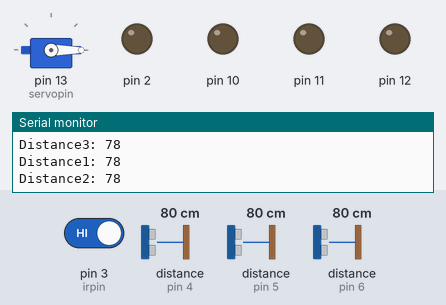
This sketch was run on a simulated Arduino Uno, built with avr-gcc and run on an emulated ATmega328P. Shown: servo, output pins drawn as LEDs (lit = HIGH), the last lines printed to the serial monitor. Wiring (inferred from the names in the program): 3 × ultrasonic range finder: trigger pin 7, echo pin 5 / trigger pin 8, echo pin 4 / trigger pin 9, echo pin 6. Dashed ring = blinking. The inputs (shaded band) are chosen by the test bench; at power-on: distance to the obstacle (sensors on pin 5, pin 4, pin 6) 80 cm, pin 3 (irpin) HIGH. The echo pulse lasts 58.3 µs per cm; pins used as bus, display or sensor lines are not drawn.

Above: at 1.2 s.
1.3 s: distance to the obstacle (sensor on pin 5) set to 19 cm
4.3 s: distance to the obstacle (sensor on pin 5) set to 14 cm
At 5.0 s:
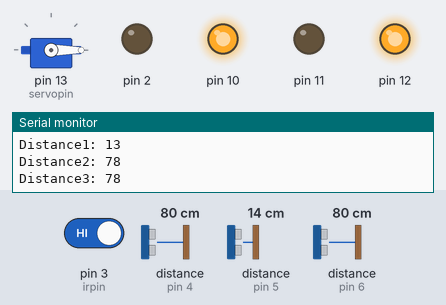
5.8 s: pin 3 (irpin) driven LOW
At 6.6 s:
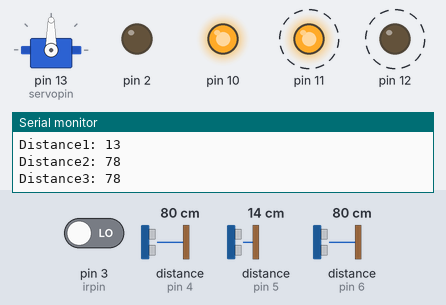
8.8 s: pin 3 (irpin) driven HIGH
At 9.4 s:
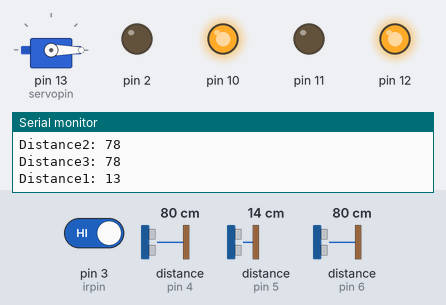
Timing chart, 0 to 11.8 s (numbered marks = the images above; inputs shaded):
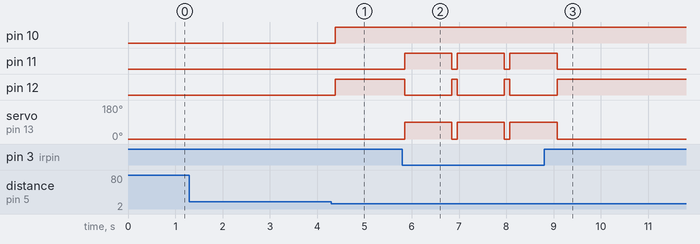

The sketch:

automatic_vacuum_cleaner_1.ino
```cpp
#include<Servo.h>
#define maxdistance 100
// defining the pins
const int trigPin1 = 7;
const int echoPin1 = 5;
const int trigPin2 = 8;
const int echoPin2 = 4;
const int trigPin3 = 9;
const int echoPin3 = 6;
const int servopin = 13;
int irpin = 3;
Servo servo;
// defining variables
long duration1;
long duration2;
long duration3;
int distanceleft;
int distancefront;
int distanceright;
int a=0;
void setup() {
  Serial.begin(9600);
  pinMode(trigPin1, OUTPUT);
  pinMode(trigPin2, OUTPUT);
  pinMode(trigPin3, OUTPUT);// Sets the trigPin as an Output
  pinMode(echoPin1, INPUT); // Sets the echoPin as an Input
  pinMode(echoPin2, INPUT);
  pinMode(echoPin3, INPUT);
  pinMode(irpin, INPUT);
  pinMode(12, OUTPUT);
  pinMode(11, OUTPUT);
  pinMode(2, OUTPUT);
  pinMode(10, OUTPUT);
  servo.attach(servopin);
  servo.write(0);


}
void loop() {
  digitalWrite(trigPin1, LOW);
  delayMicroseconds(2);
  digitalWrite(trigPin1, HIGH);
  delayMicroseconds(10);
  digitalWrite(trigPin1, LOW);
  duration1 = pulseIn(echoPin1, HIGH);
  distanceleft = duration1 * 0.034 / 2;
  Serial.print("Distance1: ");
  Serial.println(distanceleft);
  digitalWrite(trigPin2, LOW);
  delayMicroseconds(2);
  digitalWrite(trigPin2, HIGH);
  delayMicroseconds(10);
  digitalWrite(trigPin2, LOW);
  duration2 = pulseIn(echoPin2, HIGH);
  distancefront = duration2 * 0.034 / 2;
  Serial.print("Distance2: ");
  Serial.println(distancefront);
  digitalWrite(trigPin3, LOW);
  delayMicroseconds(2);
  digitalWrite(trigPin3, HIGH);
  delayMicroseconds(10);
  digitalWrite(trigPin3, LOW);
  duration3 = pulseIn(echoPin3, HIGH);
  distanceright = duration3 * 0.034 / 2;
  Serial.print("Distance3: ");
  Serial.println(distanceright);
  int s = digitalRead(irpin);
  if(s==LOW)

  {
    digitalWrite(12, LOW);
    digitalWrite(11, HIGH);
    digitalWrite(2, LOW);
    digitalWrite(10, HIGH);
    servo.write(90);
      delay(1000);
    a=1;
    }
  else
    servo.write(0);
  if ((a==0)&&(s==LOW)&&(distanceleft <= 15 && distancefront > 15 && distanceright <= 15) || (a==0)&&(s==LOW)&&(distanceleft > 15 && distancefront > 15 && distanceright > 15))
  {
    digitalWrite(12, HIGH);
    digitalWrite(11, LOW);
    digitalWrite(2, HIGH);
    digitalWrite(10,LOW);
    servo.write(90);
  }
    else
    servo.write(0);
  if ((a==1)&&(s==LOW)||(s==LOW)&&(distanceleft <= 15 && distancefront <= 15 && distanceright > 15)||(s==LOW)&&(distanceleft <= 15 && distancefront <= 15 && distanceright > 15)||(s==LOW)&& (distanceleft <= 15 && distancefront > 15 && distanceright > 15)||(distanceleft <= 15 && distancefront > 15 && distanceright > 15))
  {
    digitalWrite(12, HIGH);
    digitalWrite(11, LOW);
    digitalWrite(2, LOW);
    digitalWrite(10, HIGH);
    delay(100);
    servo.write(90);
    a=0;
  }
    else
    servo.write(0);
  if ((s==LOW)&&(distanceleft > 15 && distancefront <= 15 && distanceright <= 15) ||(s==LOW)&& (distanceleft > 15 && distancefront > 15 && distanceright <= 15) ||(s==LOW)&& (distanceleft > 15 && distancefront <= 15 && distanceright > 15) )
  {
    digitalWrite(12, LOW);
    digitalWrite(11, HIGH);
    digitalWrite(2, HIGH);
    digitalWrite(10, LOW);
    servo.write(90);
  }
    else
    servo.write(0);
}
```

Measured:
- the behaviour switches between 17 and 16 cm on distance to the obstacle (sensor on pin 5) (found by bisection; images 0 and 1)
- after the input at 4.3 s, pin 10, pin 12: LOW → HIGH after 0.08 s
- after the input at 5.8 s, pin 11: alternates HIGH for 1.0 s and LOW for 0.11 s, starting after 0.05 s; pin 12: alternates HIGH for 0.11 s and LOW for 1.0 s, starting after 0.05 s; servo on pin 13 (servopin): alternates 90° for 1.0 s and 0° for 0.11 s, starting after 0.05 s
- after the input at 8.8 s, pin 11: goes on until 9.1 s, then stays LOW; pin 12: goes on until 9.1 s, then stays HIGH; servo on pin 13 (servopin): goes on until 9.1 s, then stays 0°
